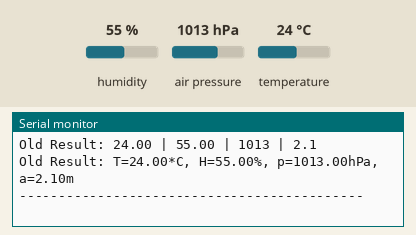
Recording of a sketch running on a simulated ESP8266 (NodeMCU). On the bench: the last lines printed to the serial monitor. Wiring (inferred from the names in the program): BME280 sensor at I2C address 0x76. The inputs (shaded band) are chosen by the test bench; at power-on: humidity 55 %, air pressure 1013 hPa, temperature 24 °C.

Above: at 1.3 s.
1.4 s: humidity set to 22 %
At 2.8 s:
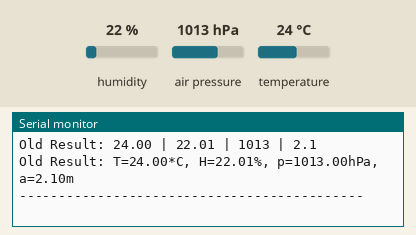
2.9 s: air pressure set to 952 hPa
4.4 s: temperature set to 12 °C
At 5.9 s:
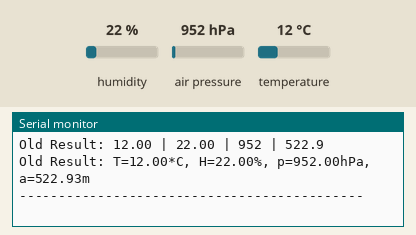
Timing chart, 0 to 7.4 s (numbered marks = the images above; inputs shaded):
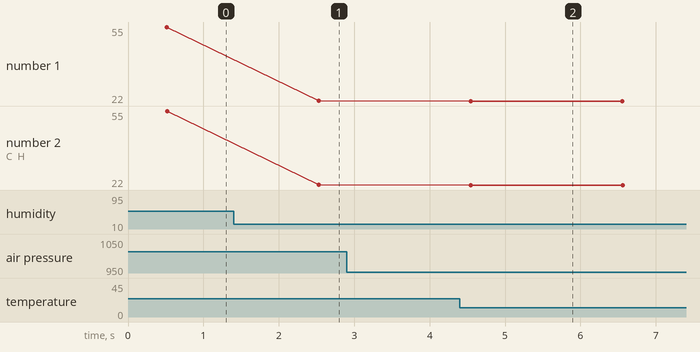

The sketch:

D1_oop34_BME280.ino
```cpp
//_____D1_oop34_BME280.ino____________________180326-210207_____
// Measure temperature, humidity pressure/altitude with a BME280
// and send values to Serial
// Hardware: WeMos D1 Mini
//           BME280 connected to I2C: SCL=D1, SDA=D2, GND, 3V3
//           (I2C-address 0x76)
// Updates:
// 210202 add chipId, chipAddress, getSensorName
// 210207 use BME280a instead of BME280
// Released into the public domain.

#include "./src/bme280a/D1_class_BME280a.h"
BME280 bme280;                              // sensor object

//_______SETUP__________________________________________________
void setup() {
 //------Serial-------------------------------------------------
 {Serial.begin(115200); Serial.println("\nsetup(): --Start--");}
 //bme280.setParams();
 //------search for sensor--------------------------------------
 bme280.setAddress(0x76);                   // 0x76 or 0x77
 bool status = bme280.begin();              // start I2C
 if (!status) {
  bme280.setAddress(0x77);                  // 0x76 or 0x77
  status = bme280.begin(false);             // NO start I2C
  if (!status) {
   Serial.println("Error: "+bme280.getsStatus());
   Serial.println("Could not find BME280 sensor:");
   Serial.println("* check wiring");
   Serial.println("* check whether Wire.begin() has been called");
   Serial.println("* check I2C address (0x76 or 0x77)\nEND!");
   while (1) delay(100);
  }
 }
 //------info about the sensor chip-----------------------------
 Serial.println(bme280.getSensorName()+" found!");
 Serial.printf("I2C address: 0x%02X\n",bme280.getAddress());
 Serial.println("setup(): --Finished--\n");
}

//_______LOOP___________________________________________________
void loop() {
 float t,h,p,a;
 //------start the measurement as soon as the sensor is ready---
 while(!bme280.measuringBegin()) { delay(100); }
 Serial.println("Measurement started!");
 //------get mesurement values as JSON string-------------------
 if(bme280.newResult()) Serial.print("New Result: ");
                   else Serial.print("Old Result: ");
 Serial.println(bme280.getsJson());
 //------get mesurement values as | separated string------------
 if(bme280.newResult()) Serial.print("New Result: ");
                   else Serial.print("Old Result: ");
 Serial.println(bme280.getsValues(" | ",2,2,0,1));
 //------get all values at once---------------------------------
 //bme280.getValues(t,h,p,a);
 //------get values one by one----------------------------------
 t=bme280.getTemperature();
 h=bme280.getHumidity();
 p=bme280.getPressure();
 a=bme280.getAltitude();
 if(bme280.newResult()) Serial.print("New Result: ");
                   else Serial.print("Old Result: ");
 Serial.print("T=");Serial.print(t);Serial.print("*C, ");
 Serial.print("H=");Serial.print(h);Serial.print("%, ");
 Serial.print("p=");Serial.print(p);Serial.print("hPa, ");
 Serial.print("a=");Serial.print(a);Serial.println("m");
 Serial.println("--------------------------------------------");
 delay(2000);
}
```

D1_class_BME280a.h
```cpp
//_____D1_class_BME280a.h_____________________180326-200207_____
// D1 mini class for temperature, humidity and pressure/altitude
// sensor BME280.
// * temperature -40°C...85°C +-1°, 0,01°C resolution
// * humidity    0%...100% +-3%RH absolut, 0,008%RH resolution
// * pressure    300...1100hPa +-1,0hPa
// Default i2c address is 0x76 (other 0x77)
// Note
// * begin() or begin(true) starts I2C bus (calls Wire.begin()).
// * Use begin(false) if the I2C bus has already been started.
// Code based on Adafruit_BME280.h/.cpp and SparkFunBME280.h/.cpp
// Created by Karl Hartinger, October 27, 2018.
// Updates:
// 181102 add setAddress(), getAddress(), getID()
// 210202 add bNewBegin, begin(startI2C); setup(), getSensorName
// 210207 add bNewResult, measuringBegin(), newResult()
// Released into the public domain.

#ifndef D1_CLASS_BME280_H
#define D1_CLASS_BME280_H
#include "Arduino.h"                   //
#include <Wire.h>                      // I2C library
#define BME280_ADDR          (0x76)    // 7-bit address
#define WAIT_MEASURING_MS    500       // time between 2 measure
#define SEALEVELPRESSURE_HPA (1013.25) // Hektopascal

//-------convert 32-bit-value to float--------------------------
#define BME280_FT(tmp)       ((((tmp)*5+128)>>8)/100.0F)
#define BME280_FH(hum)       (((hum)>>12)/1024.0F)
#define BME280_FP(pre)       ((pre)/256.0F)
#define BME280_FA(pre,sea)   (44330.0*(1.0-pow(pre/sea,0.1903)))

//-------error values of measurement values---------------------
#define BME280_ERR_T         0x80000
#define BME280_ERR_P         0x80000
#define BME280_ERR_H         0x8000
#define BME280_ERR_FLOAT     NAN
//-------status-------------------------------------------------
#define BME280_OK            0    // success
#define BME280_ERR_TOO_LONG  1    // i2c data too long to fit in transmit buffer
#define BME280_ERR_NACK_ADDR 2    // i2c NACK transmit address
#define BME280_ERR_NACK_DATA 3    // i2c NACK transmit data
#define BME280_ERR_OTHER     4    // i2c other error
#define BME280_ERR_NUM_BYTES 5    // i2c wrong number of bytes
#define BME280_ERR_NO_BYTE   6    // no byte received
#define BME280_ERR_NUM_CHARS 7    // wrong number of chars
#define BME280_ERR_RANGE     8    // wrong range
#define BME280_ERR_NO_MEAS   10   // no measure until now
#define BME280_ERR_ID        11   // wrong id
#define BME280_ERR_RESET     12   // reset error
#define BME280_ERR_BMP180    13   // wrong device BMP180

//-------register-----------------------------------------------
#define BME280_REG_DIG_T1    0x88
#define BME280_REG_DIG_T2    0x8A
#define BME280_REG_DIG_T3    0x8C

#define BME280_REG_DIG_P1    0x8E
#define BME280_REG_DIG_P2    0x90
#define BME280_REG_DIG_P3    0x92
#define BME280_REG_DIG_P4    0x94
#define BME280_REG_DIG_P5    0x96
#define BME280_REG_DIG_P6    0x98
#define BME280_REG_DIG_P7    0x9A
#define BME280_REG_DIG_P8    0x9C
#define BME280_REG_DIG_P9    0x9E

#define BME280_REG_DIG_H1    0xA1
#define BME280_REG_DIG_H2    0xE1
#define BME280_REG_DIG_H3    0xE3
#define BME280_REG_DIG_H4    0xE4
#define BME280_REG_DIG_H5    0xE5
#define BME280_REG_DIG_H6    0xE7

#define BME280_REG_CHIPID    0xD0 //Chip ID Register (0x60)
#define BME280_REG_VERSION   0xD1
#define BME280_REG_RESET     0xE0 //Write 0xB6 resets device

#define BME280_REG_CALIB00   0x88 //Calibration reg 0x88-0xA1
#define BME280_REG_CALIB26   0xE1 //Calibration reg 0xE1-0xF0

#define BME280_REG_CTRL_HUM  0xF2 //Humidity Control Register
#define BME280_REG_STATUS    0XF3 //Status Register
#define BME280_REG_CTRL_MEAS 0xF4 //Control Measure Register
#define BME280_REG_CONFIG    0xF5 //Configuration Register
#define BME280_REG_PRESDATA  0xF7 //Pressure    MSB-LSB-XLSB
#define BME280_REG_TEMPDATA  0xFA //Temperature MSB-LSB-XLSB
#define BME280_REG_HUMIDATA  0xFD //Humidity    MSB-LSB

//-------register content---------------------------------------
#define BME280_CHIPID        0x60 //Chip ID BME280
#define BMP280_CHIPID        0x58 //Chip ID BMP280 (no hum)
#define BMP180_CHIPID        0x55 //Chip ID BMP180 (no hum)
#define BME280_RESET         0xB6 //Write 0xB6 resets device

//-------parts of register content------------------------------
 typedef enum {
  MODE_SLEEP  = 0b00,
  MODE_FORCED = 0b01,
  MODE_NORMAL = 0b11
 } bme280_mode;

typedef enum {
  SAMPLING_NONE = 0b000,
  SAMPLING_X1   = 0b001,
  SAMPLING_X2   = 0b010,
  SAMPLING_X4   = 0b011,
  SAMPLING_X8   = 0b100,
  SAMPLING_X16  = 0b101
 } bme280_sampling;

 typedef enum {
  FILTER_OFF = 0b000,
  FILTER_X2  = 0b001,
  FILTER_X4  = 0b010,
  FILTER_X8  = 0b011,
  FILTER_X16 = 0b100
 } bme280_filter;

//-------standby durations in ms--------------------------------
 typedef enum {
  STANDBY_MS_0_5  = 0b000,
  STANDBY_MS_10   = 0b110,
  STANDBY_MS_20   = 0b111,
  STANDBY_MS_62_5 = 0b001,
  STANDBY_MS_125  = 0b010,
  STANDBY_MS_250  = 0b011,
  STANDBY_MS_500  = 0b100,
  STANDBY_MS_1000 = 0b101
 } bme280_standby;

//-------structure to save calibration data---------------------
typedef struct
{
 uint16_t dig_T1;
 int16_t  dig_T2;
 int16_t  dig_T3;
 uint16_t dig_P1;
 int16_t  dig_P2;
 int16_t  dig_P3;
 int16_t  dig_P4;
 int16_t  dig_P5;
 int16_t  dig_P6;
 int16_t  dig_P7;
 int16_t  dig_P8;
 int16_t  dig_P9;
 uint8_t  dig_H1;
 int16_t  dig_H2;
 uint8_t  dig_H3;
 int16_t  dig_H4;
 int16_t  dig_H5;
 int8_t   dig_H6;
} bme280_calib;

class BME280 {
 //------properties---------------------------------------------
 protected:
  int    i2cAddress;              // i2c address
  int    status;                  // state of measuring
  bool   bFirstBegin;             // true = first start
  bool   bNewResult;              // true = new measurement value
  unsigned long lastMeasuring_;   // time of last measuring [ms]
  unsigned long waitMeasuring_;   // waiting time between 2 meas
  int32_t iHum_;                  // humidity [%]
  int64_t iPre_;                  // pressure [pascal]
  int32_t iTmp_;                  // fine resolution temperature
                                  // for press/humid compensation
  double  altitude_;              // unit: meter
  double  seaLevel_hPa;           // unit: pascal
  bme280_calib calib_;            // calibration data
  byte regCtrlHum;                // 2-0 samplH
  byte regCtrlMeas;               // 7-5 sampT 4-2 sampP 1-0 mode
  byte regConfig;                 // 7-5 standby 4-2 filter

 //------constructor & co---------------------------------------
 public:
  BME280();                       // default constructor
  BME280(int i2c_address);        // constructor 2
 protected:
  void   setup();                 // init properties
 //------setter methods-----------------------------------------
 public:
  bool   setAddress(int i2c_address);
  void   setWaitMeasuring(unsigned long wait_ms);
  bool   setParams(bme280_mode mode, bme280_sampling temp,
          bme280_sampling pres,bme280_sampling humi,
          bme280_filter filter, bme280_standby  standby);
 //------getter methods-----------------------------------------
  int    getAddress();            // return i2c address
  int    getID();                 // 0x60 (BME280)|0x58 (BMP280)
  String getSensorName();         // BME280 | BMP280 | Unknown
  int    getStatus();             // status as int (0=OK)
  String getsStatus();            // status as text
  String getsStatusGerman();      // status as german text
  int    getValues(float &temperature, float &humidity,
                   float &pressure,    float &altitude);
  String getsValues();            // values as String separated by ,
  String getsValues(String sep);  // values as String separated by sep
  //measured values as String separated by sep, given decimals
  String getsValues(String sep,int dt,int dh,int dp,int da);
  String getsJson();              // values as JSON-Object, 1 decimal
  String getsJson(int dt,int dh,int dp,int da); // given decimals
  float  getTemperature();        // temperature or BME280_ERR_FLOAT
  float  getHumidity();           // humidity or BME280_ERR_FLOAT
  float  getPressure();           // pressure or BME280_ERR_FLOAT
  float  getAltitude();           // altitude or BME280_ERR_FLOAT
 //------working methods----------------------------------------
  bool   begin();                 // startI2C=true
  bool   begin(bool startI2C);    // checkID, reset, set regs
  bool   measuringBegin();        // start measuring
  bool   newResult();             // is new value available?
 //------rarely used directly, public methods-------------------
  bool   measuring();             // read values from sensor
  bool   softReset();             // soft reset (set IIR off...)
 protected:
 //------protected helper methods-------------------------------
  bool   checkID();               // must be 0x60 or 0x58
  bool   isReadingCalibration();  // check for sensor is busy
  bool   readCompensationParams(void); //sensor non-volatile mem
  String float2String(float f, int len, int decimals);
 //------helper methods: i2c-access-----------------------------
  bool     write8(byte reg, byte value); // write 1 byte
  uint8_t  read8(byte reg);       // read 1 byte
  uint16_t read16(byte reg);      // read 2 byte
  uint32_t read24(byte reg);      // read 3 byte
  int16_t  readS16(byte reg);     // read 16bit signed
  uint16_t read16_LE(byte reg);   // little endian (lo-hi byte)
  int16_t  readS16_LE(byte reg);  // signed little endian
};
#endif
```

Source omitted: D1_class_BME280a.cpp (19809 bytes)

Measured:
- after the input at 1.4 s, the serial monitor: prints a new line after 1.1 s (image 1)
- after the input at 4.4 s, the serial monitor: prints a new line after 0.14 s (image 2)
- plotted number 1: 55 → 22.01 after the input at 1.4 s
- plotted number 2: 55 → 22.01 after the input at 1.4 s
